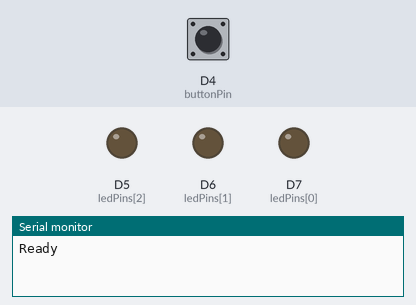
The program below on a simulated STM32 Nucleo. On the bench: output pins drawn as LEDs (lit = HIGH), the last lines printed to the serial monitor. The inputs (shaded band) are chosen by the test bench; at power-on: D4 (buttonPin) LOW.

Above: at 1.2 s.
1.3 s: D4 (buttonPin) pulled HIGH for 0.15 s
At 1.6 s:
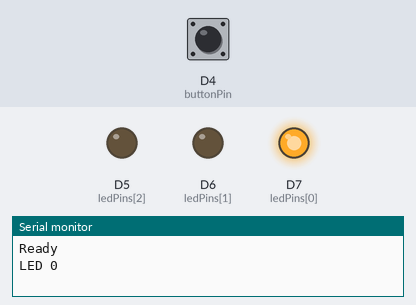
2.9 s: D4 (buttonPin) pulled HIGH for 1 s
At 4.0 s:
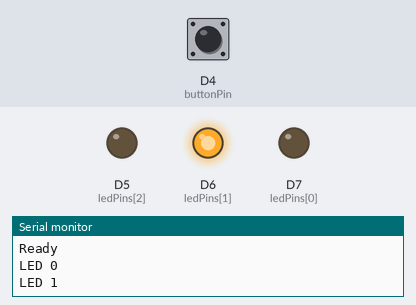
5.4 s: D4 (buttonPin) pulled HIGH for 0.15 s
At 5.9 s:
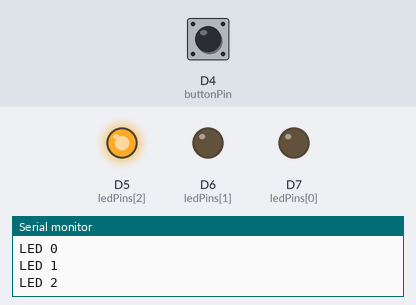
7.0 s: D4 (buttonPin) pulled HIGH for 3.2 s
At 8.3 s:
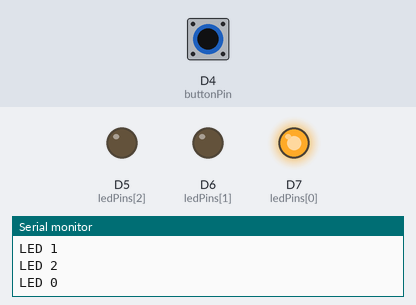
Timing chart, 0 to 10.0 s (numbered marks = the images above; inputs shaded):
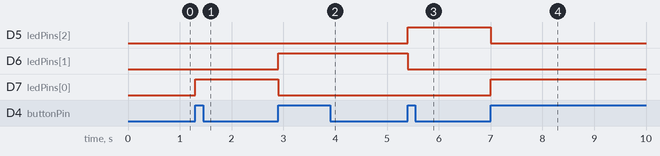

The program:

main.cpp
```cpp
#include <Arduino.h>

const int ledPins[] = {D7, D6, D5};
const int numLeds = 3;

const int buttonPin = D4;

int currentLed = 0;
bool lastButtonState = LOW;

void setup() {
  // LEDs
  for (int i = 0; i < numLeds; i++) {
    pinMode(ledPins[i], OUTPUT);
    digitalWrite(ledPins[i], LOW);
  }

  // Button input.
  // Assumes a button configuration with a pull-down resistor.
  pinMode(buttonPin, INPUT);

  Serial.begin(9600);
  Serial.println("Ready");
}

void loop() {
  bool buttonState = digitalRead(buttonPin);

  // Detect rising edge - button press (LOW -> HIGH).
  if (buttonState == HIGH && lastButtonState == LOW) {
    // Turn off all LEDs.
    for (int i = 0; i < numLeds; i++) {
      digitalWrite(ledPins[i], LOW);
    }

    // Turn on current LED.
    digitalWrite(ledPins[currentLed], HIGH);

    Serial.print("LED ");
    Serial.println(currentLed);

    // Advance to next LED.
    currentLed = (currentLed + 1) % numLeds;

    delay(200);
  }

  lastButtonState = buttonState;
}
```

Measured:
- after the input at 1.3 s, D7 (ledPins[0]): LOW → HIGH at once
- after the input at 2.9 s, D6 (ledPins[1]): LOW → HIGH at once; D7 (ledPins[0]): HIGH → LOW at once
- after the input at 5.4 s, D5 (ledPins[2]): LOW → HIGH at once; D6 (ledPins[1]): HIGH → LOW at once
- after the input at 7.0 s, D5 (ledPins[2]): HIGH → LOW at once; D7 (ledPins[0]): LOW → HIGH at once
